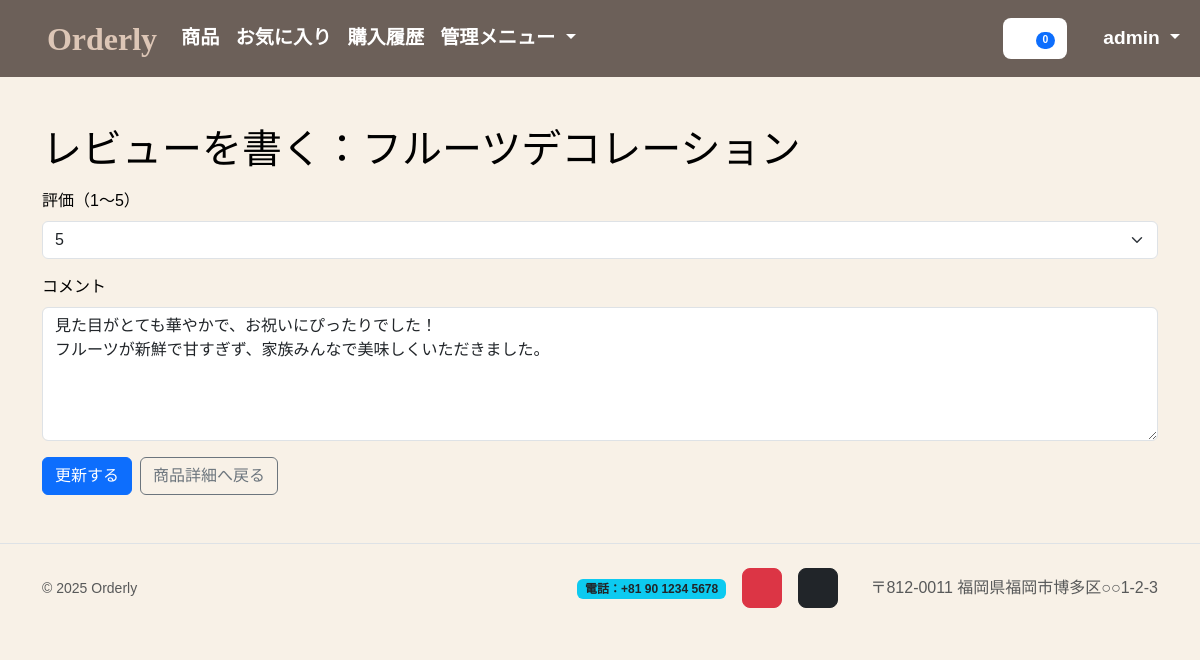
Page /review-input.php?product_id=38 (signed in) on the committed database.
### tables this page shows
CREATE TABLE `product` (
    `id` int NOT NULL,
    `name` varchar(100) NOT NULL,
    `category` varchar(50) NOT NULL DEFAULT 'その他',
    `price` int NOT NULL,
    `image_url` varchar(255) DEFAULT NULL,
    `description` text,
    `is_recommended` tinyint(1) NOT NULL DEFAULT '0',
    `created_at` datetime NOT NULL DEFAULT CURRENT_TIMESTAMP,
    `updated_at` datetime NOT NULL DEFAULT CURRENT_TIMESTAMP ON UPDATE CURRENT_TIMESTAMP
);

CREATE TABLE `review` (
    `id` int NOT NULL,
    `product_id` int NOT NULL,
    `customer_id` int NOT NULL,
    `rating` tinyint NOT NULL,
    `comment` text,
    `created_at` datetime NOT NULL DEFAULT CURRENT_TIMESTAMP
);

### review-input.php (the view, shortened to what this page needs)
<?php
require_once 'header.php';
$customerId = (int)$_SESSION['customer']['id'];
$productId  = isset($_GET['product_id']) ? (int)$_GET['product_id'] : 0;
$pdo = db();
$sql = 'SELECT rating, comment FROM review WHERE product_id = ? AND customer_id = ?';
$st  = $pdo->prepare($sql);
$st->execute([$productId, $customerId]);
$myReview = $st->fetch(PDO::FETCH_ASSOC);
$st = $pdo->prepare('SELECT name FROM product WHERE id = ?');
$st->execute([$productId]);
$product = $st->fetch(PDO::FETCH_ASSOC);
?>
<div class="container mt-5">
  <h1 class="mb-3">レビューを書く：<?= htmlspecialchars($product['name'] ?? '商品', ENT_QUOTES, 'UTF-8') ?></h1>
  <form action="review-insert.php" method="post" class="vstack gap-3">
    <div>
      <label class="form-label">評価（1〜5）</label>
      <select name="rating" class="form-select" require_onced>
        <?php for ($i = 1; $i <= 5; $i++): ?>
          <option value="<?= $i ?>" <?= (isset($myReview['rating']) && (int)$myReview['rating'] === $i) ? 'selected' : ''; ?>>
            <?= $i ?>
          </option>
        <?php endfor; ?>
      </select>
    </div>
    <div>
      <label class="form-label">コメント</label>
      <textarea name="comment" rows="5" class="form-control" maxlength="1000"><?= htmlspecialchars($myReview['comment'] ?? '', ENT_QUOTES, 'UTF-8') ?></textarea>
    </div>
    <div class="d-flex gap-2">
      <button type="submit" class="btn btn-primary"><?= $myReview ? '更新する' : '投稿する' ?></button>
      <a class="btn btn-outline-secondary" href="detail.php?id=<?= $productId ?>">商品詳細へ戻る</a>
    </div>
  </form>
</div>
<?php require_once 'footer.php'; ?>

### header.php (style rules this page uses)
body { margin: 0; padding: 0; font-family: 'Noto Sans JP', sans-serif; background-color: #F8F1E7; color: #000000ff; }
a { color: inherit; text-decoration: none; }

### rows in the picture
product: name "フルーツデコレーション"
review: rating "5", comment "見た目がとても華やかで、お祝いにぴったりでした！ フルーツが新鮮で甘すぎず、家族みんなで美味しくいただきました。"

### other values in the picture
cart_count() "0"
$me['name'] "admin"
